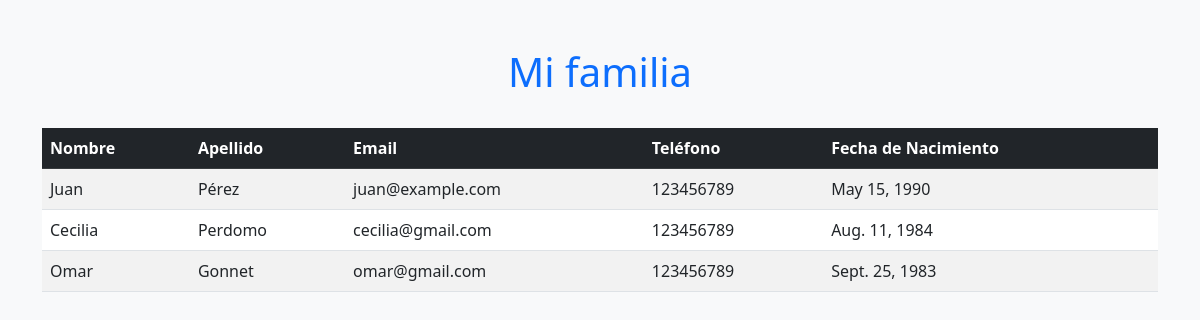
Screenshot of /familia/ with the database file from the repository.
### Family/models.py (models this page shows, shortened)
class Familia(models.Model):
    nombre = models.CharField(max_length=100)
    apellido = models.CharField(max_length=100)
    email = models.EmailField()
    telefono = models.CharField(max_length=15)
    nacimiento = models.DateField()

### Family/views.py (the view)
# urls.py: path('', lista_familia, name='lista_familia'),
def lista_familia(request):
    familias = Familia.objects.all()
    return render(request, 'Family/lista_familia.html', {'familia': familias})

### Family/templates/Family/lista_familia.html (shortened to what this page needs)
<!DOCTYPE html>
<html lang="en">
<head>
      <link href="https://cdn.jsdelivr.net/npm/bootstrap@5.3.0/dist/css/bootstrap.min.css" rel="stylesheet">
</head>
<body class="bg-light">
      <div class="container mt-5">
          <h1 class="text-center text-primary">Mi familia</h1>
          {% if familia %}
              <div class="table-responsive">
                  <table class="table table-striped table-hover mt-4">
                      <thead class="table-dark">
                          <tr>
                              <th>Nombre</th>
                              <th>Apellido</th>
                              <th>Email</th>
                              <th>Teléfono</th>
                              <th>Fecha de Nacimiento</th>
                          </tr>
                      </thead>
                      <tbody>
                          {% for persona in familia %}
                              <tr>
                                  <td>{{ persona.nombre }}</td>
                                  <td>{{ persona.apellido }}</td>
                                  <td>{{ persona.email }}</td>
                                  <td>{{ persona.telefono }}</td>
                                  <td>{{ persona.nacimiento }}</td>
                              </tr>
                          {% endfor %}
                      </tbody>
                  </table>
              </div>
          {% else %}
              <div class="alert alert-warning text-center mt-4" role="alert">
                  No hay familiares registrados.
              </div>
          {% endif %}
      </div>
</body>
</html>

### rows the page displays
Familia: nombre "Juan", apellido "Pérez", email "juan@example.com", telefono "123456789", nacimiento "May 15, 1990"
Familia: nombre "Cecilia", apellido "Perdomo", email "cecilia@gmail.com", telefono "123456789", nacimiento "Aug. 11, 1984"
Familia: nombre "Omar", apellido "Gonnet", email "omar@gmail.com", telefono "123456789", nacimiento "Sept. 25, 1983"
